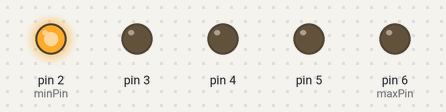
Bench run of a sketch on a simulated Arduino Uno, built with avr-gcc and run on an emulated ATmega328P. Parts: output pins drawn as LEDs (lit = HIGH).

Above: at 0.05 s.
At 2.25 s:
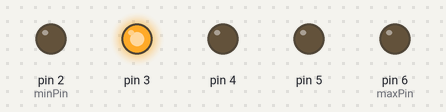
At 4.65 s:
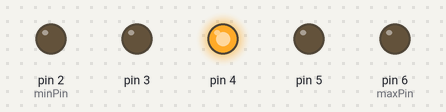
At 6.85 s:
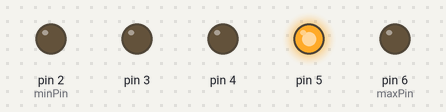
At 9.25 s:
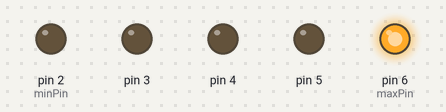
At 18.35 s:
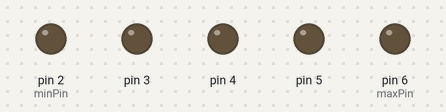
Timing chart, 0 to 18.6 s (numbered marks = the images above):
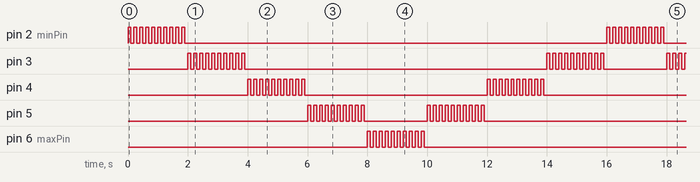

Measured:
- by itself, pin 2 (minPin): repeats every 16.0 s: 9 × (LOW 0.10 s, HIGH 0.10 s), LOW 14.1 s, HIGH 0.10 s
- by itself, pin 3: repeats every 16.0 s: HIGH 0.10 s, LOW 10.1 s, 9 × (HIGH 0.10 s, LOW 0.10 s), HIGH 0.10 s, LOW 2.1 s, 9 × (HIGH 0.10 s, LOW 0.10 s)
- by itself, pin 4: repeats every 8.0 s: 9 × (LOW 0.10 s, HIGH 0.10 s), LOW 6.1 s, HIGH 0.10 s
- by itself, pin 5: repeats every 16.0 s: HIGH 0.10 s, LOW 2.1 s, 9 × (HIGH 0.10 s, LOW 0.10 s), HIGH 0.10 s, LOW 10.1 s, 9 × (HIGH 0.10 s, LOW 0.10 s)
- by itself, pin 6 (maxPin): goes 9 × (HIGH 0.10 s, LOW 0.10 s), HIGH 0.10 s, LOW 14.1 s, 9 × (HIGH 0.10 s, LOW 0.10 s), HIGH 0.10 s, then LOW

The sketch:

LED_calismalari_1.ino
```cpp
int ledGreen = 2;
int ledRed = 3;
int ledYellow = 4;
int ledBlue = 5;
int ledGreen2 = 6;

int minPin = 2;
int maxPin = 6;


void setup() {
  for (int i = 2; i < 7; i++) {
    pinMode(i, OUTPUT);
  }
}

void loop() {
  for (int i = minPin; i <= maxPin; i++) {
    for (int j = 0; j < 10; j++) {
      digitalWrite(i, HIGH);
      delay(100);
      digitalWrite(i, LOW);
      delay(100);
    }
  }
  for (int i = maxPin-1; i > minPin; i--) {
    for (int j = 0; j < 10; j++) {
      digitalWrite(i, HIGH);
      delay(100);
      digitalWrite(i, LOW);
      delay(100);
    }
  }


}
```
